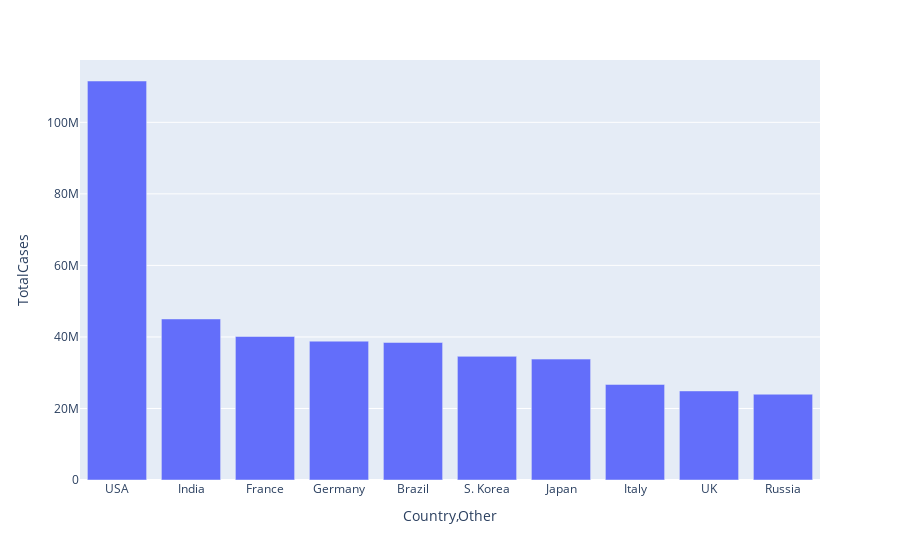

Notebook code for this chart:
### Markdown cell above
# TotalCases vs Country,Other

### Code cell
import plotly.express as px
fig = px.bar(df[:10], x='Country,Other', y='TotalCases')
fig.show()

### Figure 1 — Plotly figure (JSON) as saved in the notebook; plotly's stock layout.template omitted (floating-point values rounded to 4 significant figures)
{"data": [{"alignmentgroup": "True", "hovertemplate": "Country,Other=%{x}<br>TotalCases=%{y}<extra></extra>", "legendgroup": "", "marker": {"color": "#636efa", "pattern": {"shape": ""}}, "name": "", "offsetgroup": "", "orientation": "v", "showlegend": false, "textposition": "auto", "type": "bar", "x": ["USA", "India", "France", "Germany", "Brazil", "S. Korea", "Japan", "Italy", "UK", "Russia"], "xaxis": "x", "y": [111558488, 45030212, 40138560, 38822474, 38452504, 34571873, 33803572, 26719511, 24902971, 23983769], "yaxis": "y"}], "layout": {"barmode": "relative", "legend": {"tracegroupgap": 0}, "margin": {"t": 60}, "xaxis": {"anchor": "y", "domain": [0, 1], "title": {"text": "Country,Other"}}, "yaxis": {"anchor": "x", "domain": [0, 1], "title": {"text": "TotalCases"}}}}
